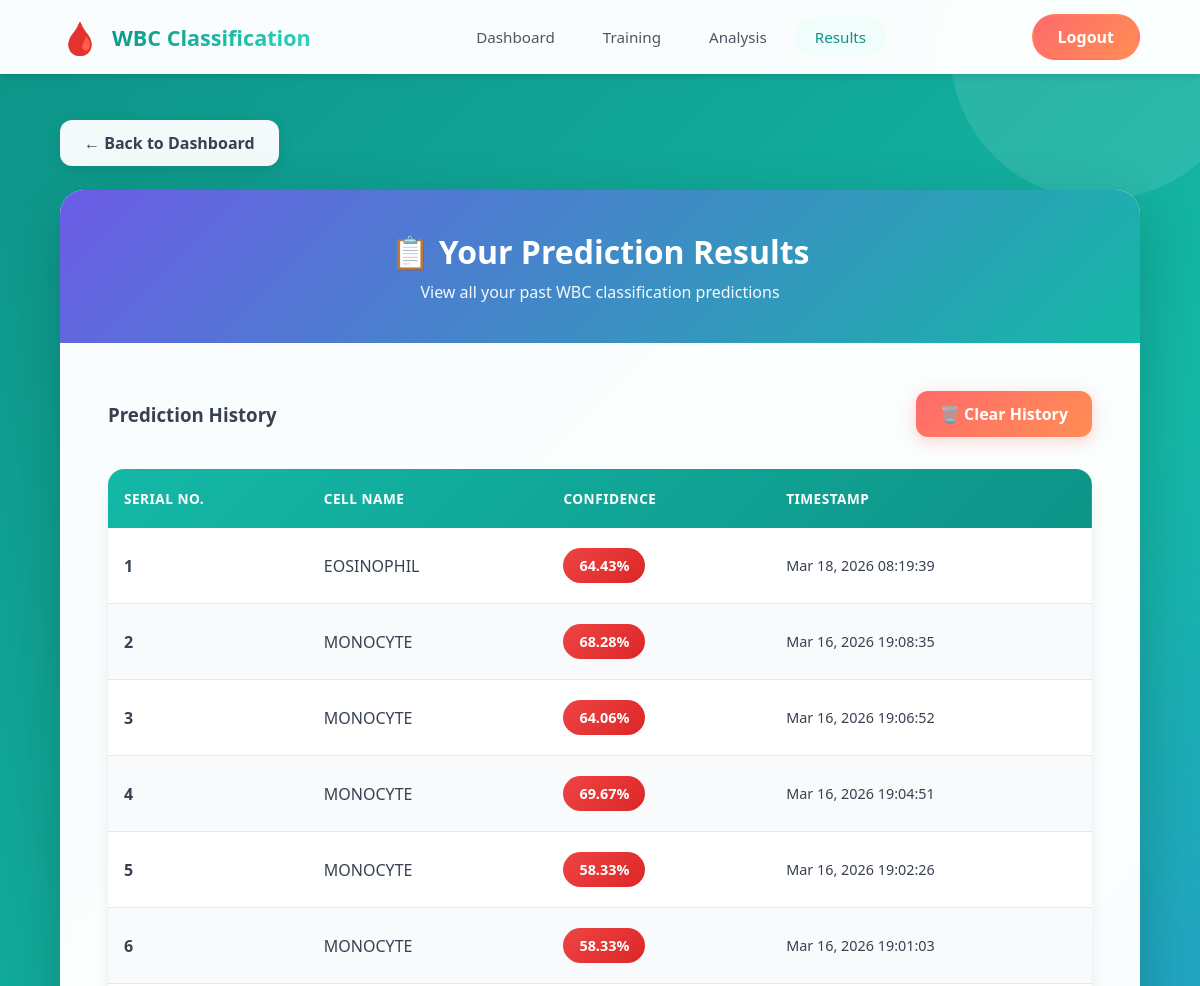
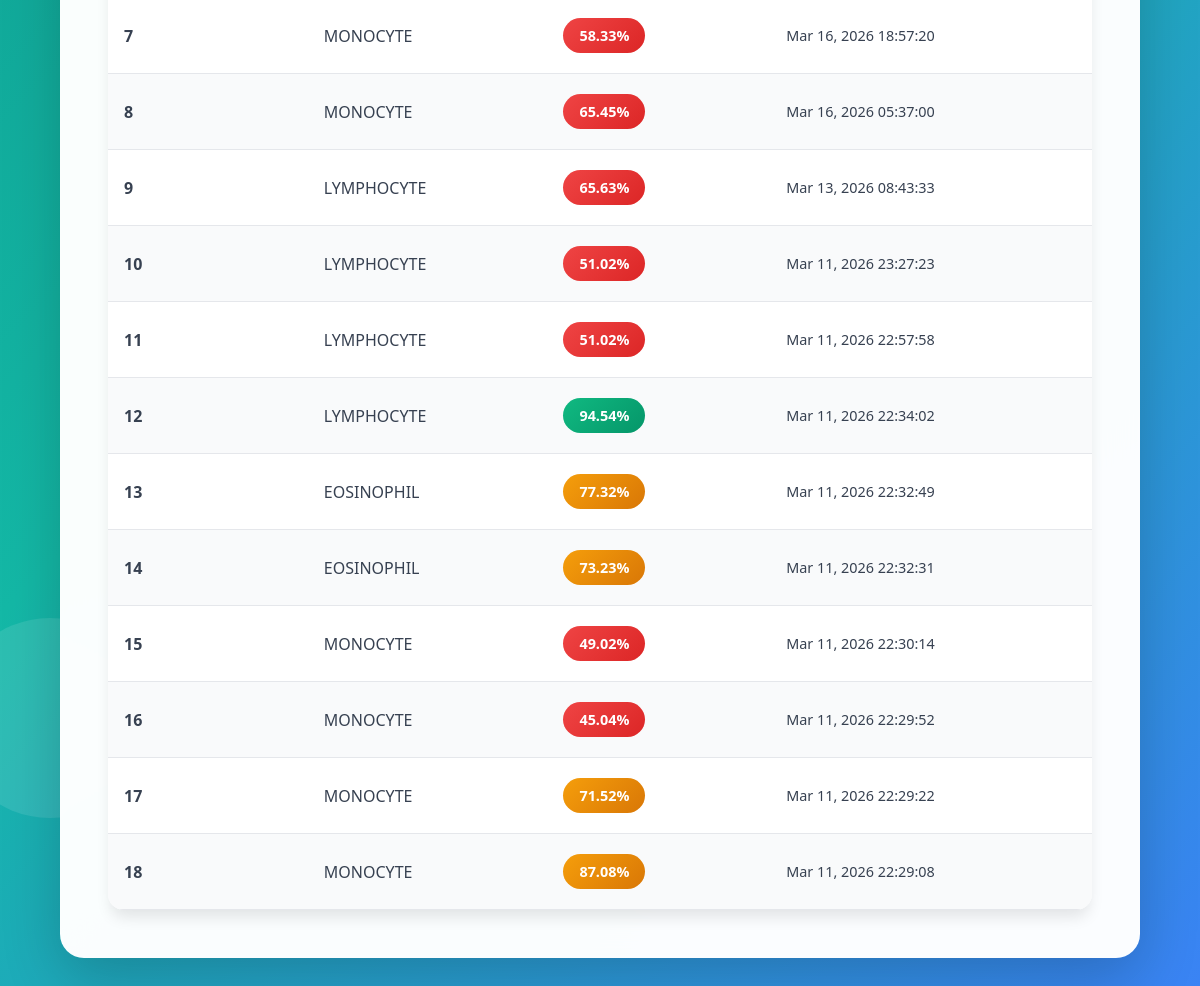
The page /view_results/ (signed in) on the database its author committed (2 pictures, top to bottom).
### users/models.py (models this page shows)
class PredictionHistory(models.Model):
    user = models.ForeignKey(UserRegistrationModel, on_delete=models.CASCADE)
    cell_name = models.CharField(max_length=100)
    confidence = models.FloatField()
    timestamp = models.DateTimeField(auto_now_add=True)
    image_path = models.CharField(max_length=500, blank=True, null=True)
    class Meta:
        db_table = 'prediction_history'
        ordering = ['-timestamp']

### users/views.py (the view)
# urls.py: path("view_results/", usr.view_results, name="view_results"),
def view_results(request):
    if 'id' not in request.session:
        return redirect('UserLogin')
    try:
        user = UserRegistrationModel.objects.get(id=request.session['id'])
        predictions = PredictionHistory.objects.filter(user=user).order_by('-timestamp')
        predictions_with_serial = []
        for i, pred in enumerate(predictions, 1):
            predictions_with_serial.append({
                'serial_no': i,
                'cell_name': pred.cell_name,
                'confidence': pred.confidence,
                'timestamp': pred.timestamp
            })
        return render(request, 'users/view_results.html', {
            'predictions': predictions_with_serial
        })
    except Exception as e:
        print('Error loading prediction history:', str(e))
        return render(request, 'users/view_results.html', {
            'predictions': []
        })

### templates/users/view_results.html (shortened to what this page needs)
{% load static %}
<!DOCTYPE html>
<html lang="en">
<head>
</head>
<body>
    <header class="header" id="header">
        <nav class="navbar">
            <a href="/" class="logo">
                <span class="logo-icon">🩸</span>
                <span class="title">WBC Classification</span>
            </a>
            <div class="nav-links">
                <a href="{% url 'UserHome' %}">Dashboard</a>
                <a href="{% url 'training' %}">Training</a>
                <a href="{% url 'predictions' %}">Analysis</a>
                <a href="{% url 'view_results' %}" class="active">Results</a>
            </div>
            <div class="auth-buttons">
                <a href="{% url 'index' %}" class="btn-auth btn-logout">Logout</a>
            </div>
        </nav>
    </header>
    <div class="hero-shapes">
        <div class="shape shape-1"></div>
    </div>
    <div class="results-content">
        <div class="results-container">
            <a href="{% url 'UserHome' %}" class="back-btn">← Back to Dashboard</a>
            <div class="results-card">
                <div class="results-header">
                    <h1>📋 Your Prediction Results</h1>
                    <p>View all your past WBC classification predictions</p>
                </div>
                <div class="results-body">
                    <div class="actions-bar">
                        <h3 style="color: var(--gray-700);">Prediction History</h3>
                        {% if predictions %}
                        <a href="{% url 'clear_history' %}" class="clear-btn" onclick="return confirm('Are you sure you want to clear all prediction history?')">🗑️ Clear History</a>
                        {% endif %}
                    </div>
                    {% if predictions %}
                    <div class="table-responsive">
                        <table class="results-table">
                            <thead>
                                <tr>
                                    <th>Serial No.</th>
                                    <th>Cell Name</th>
                                    <th>Confidence</th>
                                    <th>Timestamp</th>
                                </tr>
                            </thead>
                            <tbody>
                                {% for pred in predictions %}
                                <tr>
                                    <td><strong>{{ pred.serial_no }}</strong></td>
                                    <td>{{ pred.cell_name }}</td>
                                    <td>
                                        <span class="confidence-badge {% if pred.confidence >= 90 %}confidence-high{% elif pred.confidence >= 70 %}confidence-medium{% else %}confidence-low{% endif %}">
                                            {{ pred.confidence }}%
                                        </span>
                                    </td>
                                    <td class="timestamp-cell">{{ pred.timestamp|date:"M d, Y H:i:s" }}</td>
                                </tr>
                                {% endfor %}
                            </tbody>
                        </table>
                    </div>
                    {% else %}
                    <div class="empty-state">
                        <div class="empty-state-icon">📊</div>
                        <h3>No Predictions Made Yet</h3>
                        <p>Upload WBC images for analysis to see your prediction history here</p>
                    </div>
                    {% endif %}
                </div>
            </div>
        </div>
    </div>
</body>
</html>

### rows shown on the page
PredictionHistory: cell_name "EOSINOPHIL", confidence "64.43", timestamp "Mar 18, 2026 08:19:39"
PredictionHistory: cell_name "MONOCYTE", confidence "68.28", timestamp "Mar 16, 2026 19:08:35"
PredictionHistory: cell_name "MONOCYTE", confidence "64.06", timestamp "Mar 16, 2026 19:06:52"
PredictionHistory: cell_name "MONOCYTE", confidence "69.67", timestamp "Mar 16, 2026 19:04:51"
PredictionHistory: cell_name "MONOCYTE", confidence "58.33", timestamp "Mar 16, 2026 19:02:26"
PredictionHistory: cell_name "MONOCYTE", confidence "58.33", timestamp "Mar 16, 2026 19:01:03"
PredictionHistory: cell_name "MONOCYTE", confidence "58.33", timestamp "Mar 16, 2026 18:57:20"
PredictionHistory: cell_name "MONOCYTE", confidence "65.45", timestamp "Mar 16, 2026 05:37:00"
PredictionHistory: cell_name "LYMPHOCYTE", confidence "65.63", timestamp "Mar 13, 2026 08:43:33"
PredictionHistory: cell_name "LYMPHOCYTE", confidence "51.02", timestamp "Mar 11, 2026 23:27:23"
PredictionHistory: cell_name "LYMPHOCYTE", confidence "51.02", timestamp "Mar 11, 2026 22:57:58"
PredictionHistory: cell_name "LYMPHOCYTE", confidence "94.54", timestamp "Mar 11, 2026 22:34:02"
PredictionHistory: cell_name "EOSINOPHIL", confidence "77.32", timestamp "Mar 11, 2026 22:32:49"
PredictionHistory: cell_name "EOSINOPHIL", confidence "73.23", timestamp "Mar 11, 2026 22:32:31"
PredictionHistory: cell_name "MONOCYTE", confidence "49.02", timestamp "Mar 11, 2026 22:30:14"
PredictionHistory: cell_name "MONOCYTE", confidence "45.04", timestamp "Mar 11, 2026 22:29:52"
PredictionHistory: cell_name "MONOCYTE", confidence "71.52", timestamp "Mar 11, 2026 22:29:22"
PredictionHistory: cell_name "MONOCYTE", confidence "87.08", timestamp "Mar 11, 2026 22:29:08"

### other values the page prints
{{ pred.serial_no }} "1" "2" "3" "4" "5" "6" "7" "8" "9" "10" "11" "12" "13" "14" "15" "16" "17" "18"
